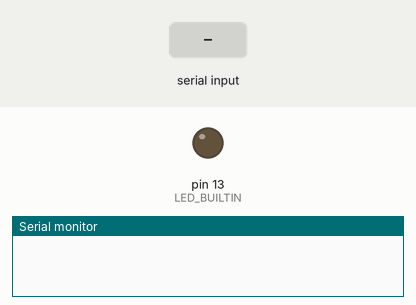
Bench run of a sketch on a simulated Arduino Uno, built with avr-gcc and run on an emulated ATmega328P. On the bench: output pins drawn as LEDs (lit = HIGH), the last lines printed to the serial monitor. The test bench sets the inputs (shaded band).

Above: at 1.2 s.
1.3 s: "0" received over Serial
At 2.0 s:
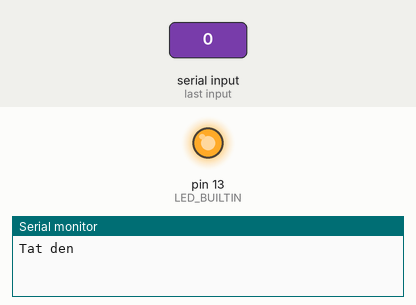
2.8 s: "1" received over Serial
At 3.1 s:
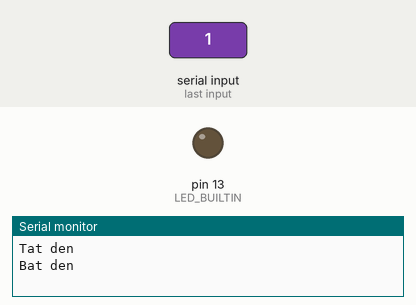
Timing chart, 0 to 5.8 s (numbered marks = the images above; inputs shaded):
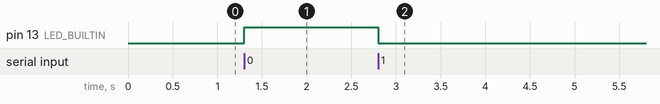

The sketch:

demoUartReceive.ino
```cpp
void setup() {
  // put your setup code here, to run once:
  Serial.begin(9600);
  pinMode(LED_BUILTIN, OUTPUT);
  //digitalWrite(LED_BUILTIN, LOW);
}

void loop() {
  // put your main code here, to run repeatedly:
  while (Serial.available() > 0) {
    char ch = Serial.read();
    if (ch == '0') {
      Serial.println("Tat den");
      digitalWrite(LED_BUILTIN, HIGH);
    }
    if (ch == '1') {
      Serial.println("Bat den");
      digitalWrite(LED_BUILTIN, LOW);
    }
  }
}
```

Measured:
- after the input at 1.3 s, pin 13 (LED_BUILTIN): LOW → HIGH at once
- after the input at 2.8 s, pin 13 (LED_BUILTIN): HIGH → LOW at once
